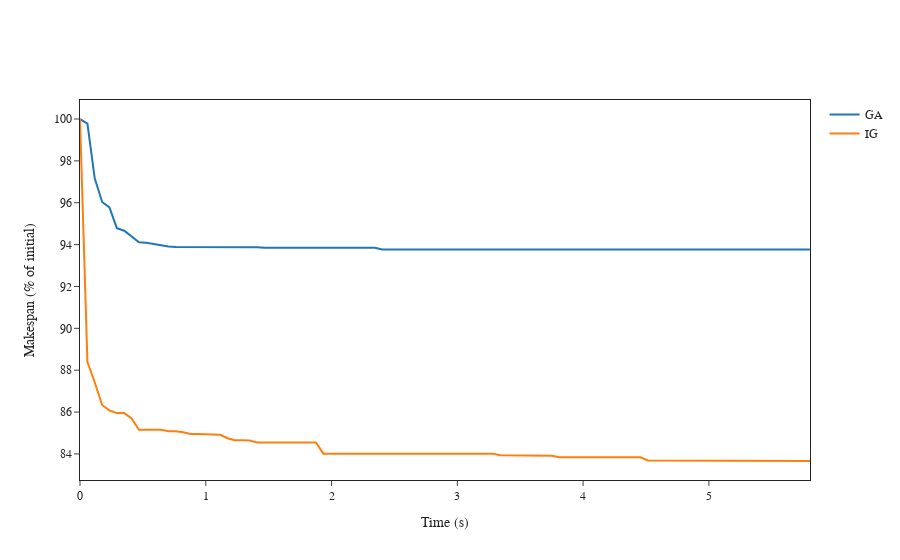

The notebook cell this image was saved under:
### Code cell
size = "n20m8"
fig = plot_convergence(
    ["../solutions/improvement/ga/all/", 
     "../solutions/improvement/ig/all/"],
    num_windows=100,
    size=size
)

fig.show()

if SAVE_IMAGE:
    save_convergence_image(fig, size)
